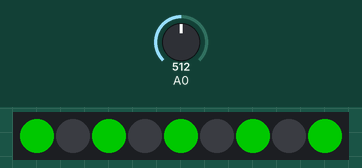
A sketch run on a simulated ESP8266 (NodeMCU). On the bench: 9 RGB LEDs in strip order, left to right. The inputs (shaded band) are chosen by the test bench; at power-on: A0 = 512. Dim RGB values are drawn brighter than linear; the strip is taken to match the declared colour order; random numbers use the default seed unless the sketch sets one.

Above: at 11.8 s.
At 27.6 s:
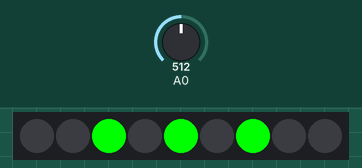
At 39.94 s:
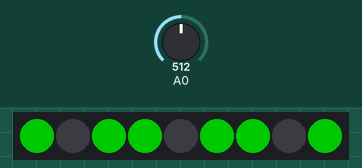

The sketch:

neopixel_diceroll.ino
```cpp
#include "src/Adafruit_NeoPixel/Adafruit_NeoPixel.h"
#ifdef __AVR__
  #include <avr/power.h>
#endif

#define PIN 6
int wait = 1500;
#define color strip.Color(0,100,0)
#define off strip.Color(0,0,0)

// Parameter 1 = number of pixels in strip
// Parameter 2 = Arduino pin number (most are valid)
// Parameter 3 = pixel type flags, add together as needed:
//   NEO_KHZ800  800 KHz bitstream (most NeoPixel products w/WS2812 LEDs)
//   NEO_KHZ400  400 KHz (classic 'v1' (not v2) FLORA pixels, WS2811 drivers)
//   NEO_GRB     Pixels are wired for GRB bitstream (most NeoPixel products)
//   NEO_RGB     Pixels are wired for RGB bitstream (v1 FLORA pixels, not v2)
//   NEO_RGBW    Pixels are wired for RGBW bitstream (NeoPixel RGBW products)
Adafruit_NeoPixel strip = Adafruit_NeoPixel(9, PIN, NEO_RGB + NEO_KHZ800);

// IMPORTANT: To reduce NeoPixel burnout risk, add 1000 uF capacitor across
// pixel power leads, add 300 - 500 Ohm resistor on first pixel's data input
// and minimize distance between Arduino and first pixel.  Avoid connecting
// on a live circuit...if you must, connect GND first.


void setup() {
  // put your setup code here, to run once:
strip.begin();
  strip.show(); // Initialize all pixels to 'off'
  randomSeed(analogRead(0)+analogRead(1));
}

void loop() {
  // put your main code here, to run repeatedly:

roll();
switch(random(1,7)) {
  case 1:
  one();
  break;
  case 2:
  two();
  break;
  case 3:
  three();
  break;
  case 4:
  four();
  break;
  case 5:
  five();
  break;
  case 6:
  six();
  break;
}
delay(wait+1000);
}

void roll() {
  for (int i = 0; i<25; i++) {
  int tempwait = wait;
  wait = 75;
  one();
  two();
  three();
  four();
  five();
  six();
  wait = tempwait;
  }
}

void one() {
strip.setPixelColor(4,strip.Color(0,255,0)); //one
strip.show();
delay(wait);
diceOff();
}

void two() {
strip.setPixelColor(2, strip.Color(0,255,0)); //two
strip.setPixelColor(6, strip.Color(0,255,0));
strip.show();
delay(wait);
diceOff();
}

void three() {
strip.setPixelColor(2, strip.Color(0,255,0)); //three
strip.setPixelColor(4, strip.Color(0,255,0));
strip.setPixelColor(6, strip.Color(0,255,0));
strip.show();
delay(wait);
diceOff();
}

void four() {
strip.setPixelColor(0, color); //four
strip.setPixelColor(2, color);
strip.setPixelColor(6, color);
strip.setPixelColor(8, color);
strip.show();
delay(wait);
diceOff();
}

void five() {
strip.setPixelColor(0, color); //five
strip.setPixelColor(2, color);
strip.setPixelColor(4, color);
strip.setPixelColor(6, color);
strip.setPixelColor(8, color);
strip.show();
delay(wait);
diceOff();
}

void six() {
strip.setPixelColor(0, color); //six
strip.setPixelColor(2, color);
strip.setPixelColor(3, color);
strip.setPixelColor(5, color);
strip.setPixelColor(6, color);
strip.setPixelColor(8, color);
strip.show();
delay(wait);
diceOff();
}

void diceOff() {
  for(uint16_t i=0; i<strip.numPixels(); i++) {
    strip.setPixelColor(i, off);
    strip.show();

  }
}
```

esp8266.c
```cpp
// This is a mash-up of the Due show() code + insights from Michael Miller's
// ESP8266 work for the NeoPixelBus library: github.com/Makuna/NeoPixelBus
// Needs to be a separate .c file to enforce ICACHE_RAM_ATTR execution.

#if defined(ESP8266) || defined(ESP32)

#include <Arduino.h>
#ifdef ESP8266
#include <eagle_soc.h>
#endif

static uint32_t _getCycleCount(void) __attribute__((always_inline));
static inline uint32_t _getCycleCount(void) {
  uint32_t ccount;
  __asm__ __volatile__("rsr %0,ccount":"=a" (ccount));
  return ccount;
}

#ifdef ESP8266
void ICACHE_RAM_ATTR espShow(
 uint8_t pin, uint8_t *pixels, uint32_t numBytes, boolean is800KHz) {
#else
void espShow(
 uint8_t pin, uint8_t *pixels, uint32_t numBytes, boolean is800KHz) {
#endif

#define CYCLES_800_T0H  (F_CPU / 2500000) // 0.4us
#define CYCLES_800_T1H  (F_CPU / 1250000) // 0.8us
#define CYCLES_800      (F_CPU /  800000) // 1.25us per bit
#define CYCLES_400_T0H  (F_CPU / 2000000) // 0.5uS
#define CYCLES_400_T1H  (F_CPU /  833333) // 1.2us
#define CYCLES_400      (F_CPU /  400000) // 2.5us per bit

  uint8_t *p, *end, pix, mask;
  uint32_t t, time0, time1, period, c, startTime;

#ifdef ESP8266
  uint32_t pinMask;
  pinMask   = _BV(pin);
#endif

  p         =  pixels;
  end       =  p + numBytes;
  pix       = *p++;
  mask      = 0x80;
  startTime = 0;

#ifdef NEO_KHZ400
  if(is800KHz) {
#endif
    time0  = CYCLES_800_T0H;
    time1  = CYCLES_800_T1H;
    period = CYCLES_800;
#ifdef NEO_KHZ400
  } else { // 400 KHz bitstream
    time0  = CYCLES_400_T0H;
    time1  = CYCLES_400_T1H;
    period = CYCLES_400;
  }
#endif

  for(t = time0;; t = time0) {
    if(pix & mask) t = time1;                             // Bit high duration
    while(((c = _getCycleCount()) - startTime) < period); // Wait for bit start
#ifdef ESP8266
    GPIO_REG_WRITE(GPIO_OUT_W1TS_ADDRESS, pinMask);       // Set high
#else
    gpio_set_level(pin, HIGH);
#endif
    startTime = c;                                        // Save start time
    while(((c = _getCycleCount()) - startTime) < t);      // Wait high duration
#ifdef ESP8266
    GPIO_REG_WRITE(GPIO_OUT_W1TC_ADDRESS, pinMask);       // Set low
#else
    gpio_set_level(pin, LOW);
#endif
    if(!(mask >>= 1)) {                                   // Next bit/byte
      if(p >= end) break;
      pix  = *p++;
      mask = 0x80;
    }
  }
  while((_getCycleCount() - startTime) < period); // Wait for last bit
}

#endif // ESP8266
```

Measured:
- what the display in image 0 shows lasts 1.5 s, from 11.8 s to 13.3 s
